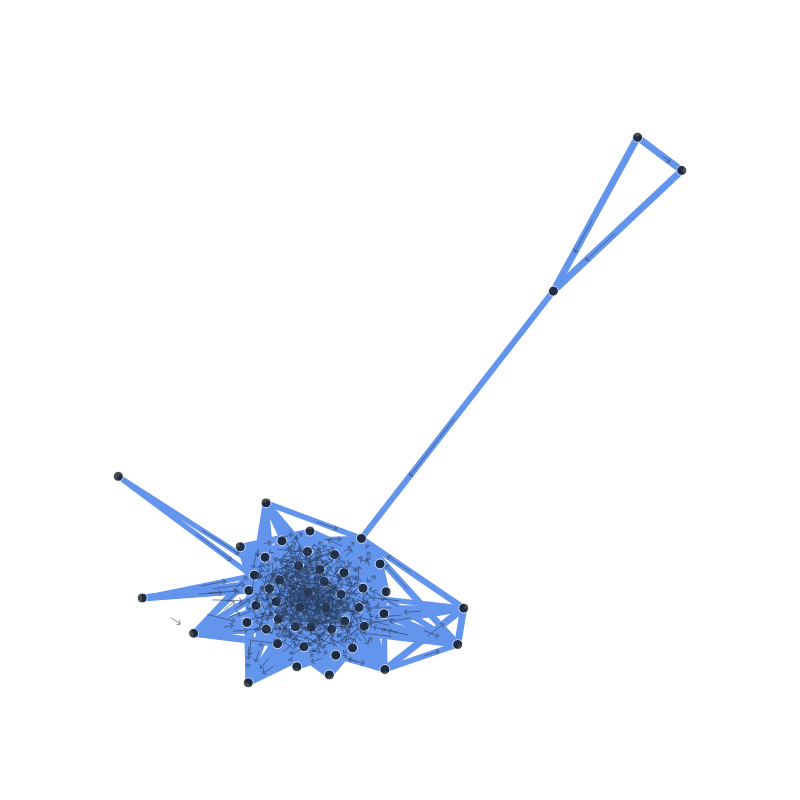

Notebook code cell kept with this figure:
### Code cell
pm = PM_Data(df)
g = PlotGraph(pm.net())
fig = g.draw_graph()
fig.show()
